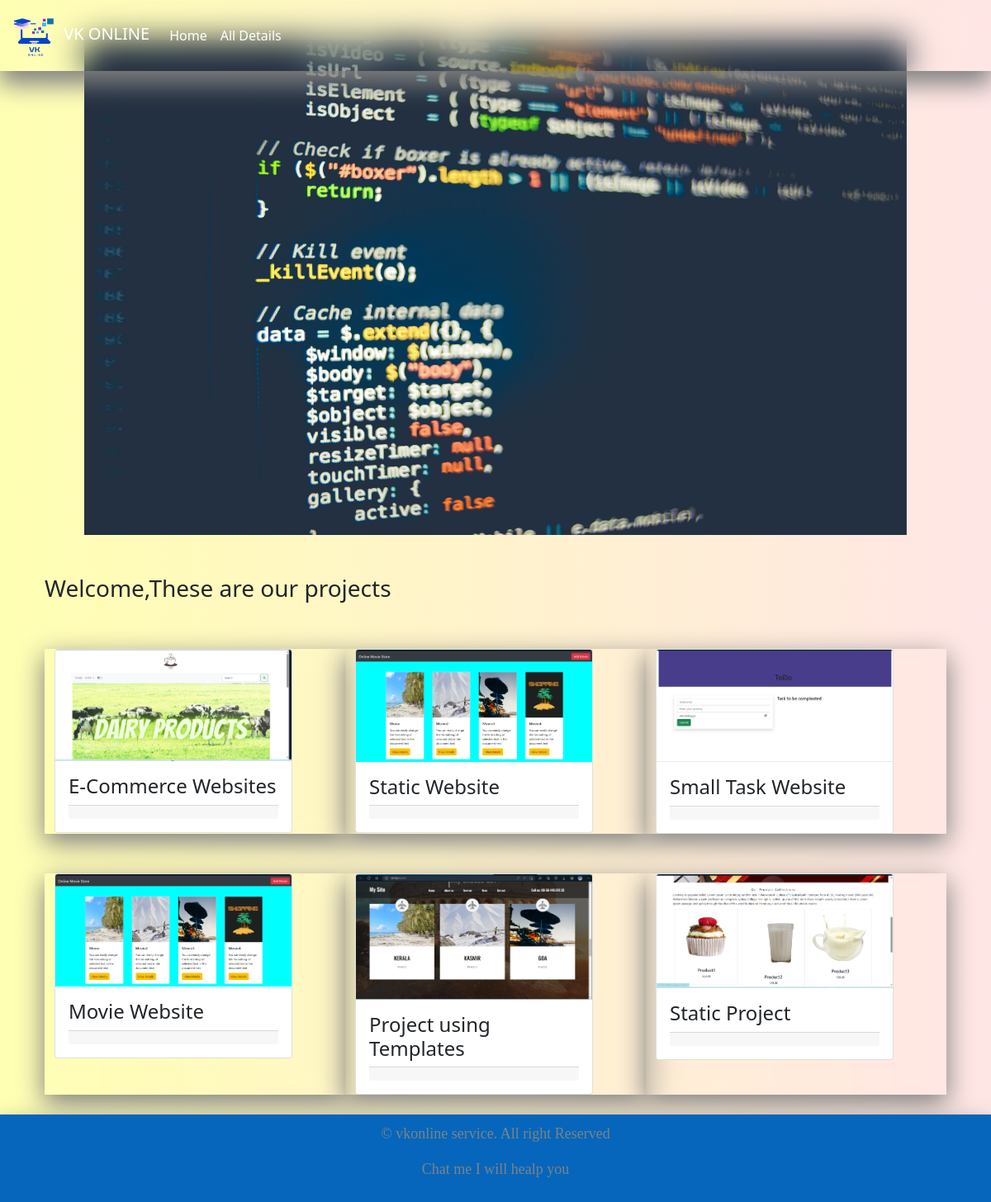
Screenshot of /details/ with the database file from the repository.
### vkapp/models.py (models this page shows, shortened)
class Web_Project(models.Model):
    title=models.CharField(max_length=250,unique=True)
    img=models.ImageField(upload_to='images',blank=True)
    contacts=models.TextField(max_length=500)
    description=models.TextField(blank=True)
    mode=models.CharField(max_length=250)
    date = models.DateTimeField(null=True)

### vkapp/views.py (the view)
# urls.py: path('details/',views.details,name='details'),
def details(request):
    details=Web_Project.objects.all()
    context={
        'details':details
    }
    return render(request,'details.html',context)

### templates/details.html (shortened to what this page needs)
{% extends 'base.html' %}
{% load static %}
{% block content %}
<div class="container" xmlns="http://www.w3.org/1999/html">
        <div class="col-mt-12 p-5">
        <div id="carouselExampleSlidesOnly" class="carousel slide" data-bs-ride="carousel">
        <div class="carousel-inner">
        <div class="carousel-item active">
        <img src="{% static 'img/banner1.jpg' %}" height="600px"width="800px" class="d-block w-100" alt="...">
        </div>
       </div>
      </div>
    </div>
</div>
<div class="container">
 <div class="col-5">
 <h3>Welcome,These are our projects</h3>
</div>
    <div class="container">
    <div class="row">
        {% for i in details %}
    <div class="col-md-4 mt-5 mycard">
        <div class="card" style="width: 18rem;">
            <a href="{% url 'vkapp:my_detail' i.id %}">
            <img src="{{i.img.url}}" class="card-img-top" alt="...">
            </a>
                <div class="card-body">
                    <h4 class="card-title">{{i.title}}</h4>
                    <div class="card-footer">
                </div>
            </div>
        </div>
    </div>
     {% endfor %}
    </div>
    </div>
</div>
{% endblock %}

### templates/base.html (shortened to what this page needs)
{% load static %}
<!DOCTYPE html>
<html lang="en">
<head>
    <link href="{% static 'css/bootstrap.min.css' %}" rel="stylesheet" >
    <link href="{% static 'css/custom.css' %}" rel="stylesheet">
</head>
<body>
<div class="container">
    {% include 'nav_bar.html' %}
    {% block content %}
    {% endblock %}
     </div>
    {% include 'footer.html' %}
</body>
</html>

### templates/nav_bar.html (shortened to what this page needs)
{% load static %}
<nav class="navbar navbar-expand-lg navbar-dark">
  <div class="container-fluid">
    <a class="navbar-brand" href="/">
      <img src="{% static 'img/VK2.png' %}" alt="" height="60px"width="60px">
      VK ONLINE
    </a>
    <div class="collapse navbar-collapse" id="navbarSupportedContent">
      <ul class="navbar-nav me-auto mb-2 mb-lg-0">
        <li class="nav-item">
          <a class="nav-link active" aria-current="page" href="/">Home</a>
        </li>
        <li class="nav-item">
          <a class="nav-link active" href="{% url 'vkapp:details' %}">All Details</a>
        </li>
      </ul>
    </div>
  </div>
</nav>

### templates/footer.html
{% load static %}
<div class="mt-4">
  <div class="footer navbar-fixed-bottom my_footer">
  <p class="text-center">&copy; vkonline service. All right Reserved</p>
  <p class="text-center">Chat me I will healp you</p>
</div>
</div>

### static/css/custom.css (style rules this page uses)
.footer { box-shadow: 0 15px 30px 1px grey; background: #0666BB; padding:10px; color:#7b8485; font-size:18px; font-family:Monaco; backdrop-filter: blur(10px); }
.navbar { box-shadow: 0 15px 30px 1px grey; position: fixed; width: 100%; top: 0; left: 0; z-index: 1000; backdrop-filter: blur(20px); text-decoration:none; }
a:link { text-decoration: none; }
.mycard { backdrop-filter: blur(10px); box-shadow: 0 10px 30px 1px grey; }
body { background: #DFC2F1; background-image: linear-gradient( to right, #ffffb3,#ffe6e6); background-attachment: fixed; background-size: cover; }

### rows the page displays
Web_Project: img (picture), title "E-Commerce Websites"
Web_Project: img (picture), title "Static Website"
Web_Project: img (picture), title "Small Task Website"
Web_Project: img (picture), title "Movie Website"
Web_Project: img (picture), title "Project using Templates"
Web_Project: img (picture), title "Static Project"
